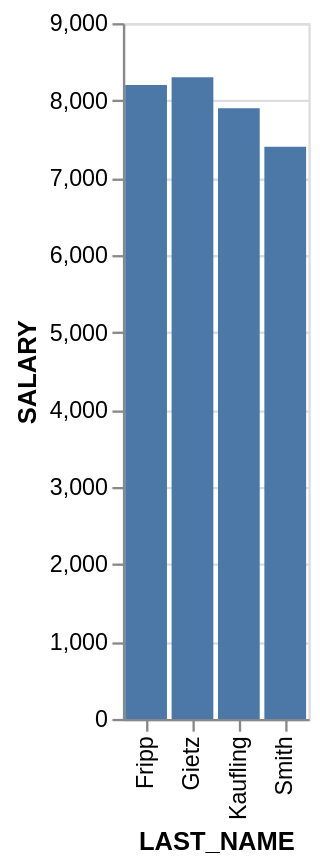

Vega-Lite specification for this chart:
### Vega-Lite specification from a JSON file in a GitHub repository (floating-point values rounded to 4 significant figures)
{"data": {"values": [{"x_data": "Fripp", "y_data": 8200}, {"x_data": "Gietz", "y_data": 8300}, {"x_data": "Kaufling", "y_data": 7900}, {"x_data": "Smith", "y_data": 7400}]}, "mark": "bar", "encoding": {"x": {"field": "x_data", "type": "nominal", "title": "LAST_NAME", "sort": "ascending"}, "y": {"field": "y_data", "type": "quantitative", "title": "SALARY"}}}
